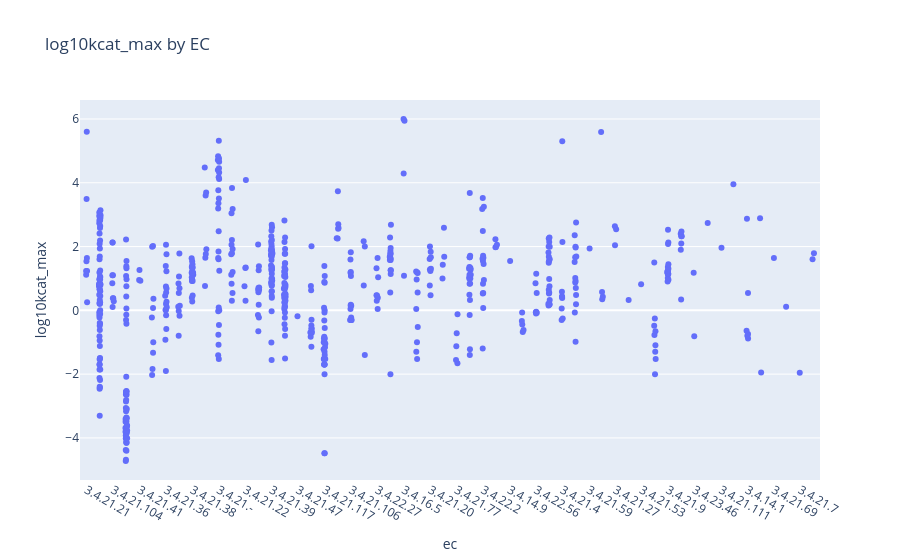

Notebook cell for this chart:
### Code cell
#log10kcat_max by ec 
import plotly.express as px

fig1 = px.strip(
    kcat_df,
    x="ec",
    y="log10kcat_max",
    title="log10kcat_max by EC",
    stripmode='overlay'
)
fig1.show()

### Figure 1 — Plotly figure (JSON) as saved in the notebook; plotly's stock layout.template omitted (floating-point values rounded to 4 significant figures; data arrays with more than 128 entries replaced by an {"elided": "..."} marker saying what was removed)
{"data": [{"alignmentgroup": "True", "boxpoints": "all", "fillcolor": "rgba(255,255,255,0)", "hoveron": "points", "hovertemplate": "ec=%{x}<br>log10kcat_max=%{y}<extra></extra>", "legendgroup": "", "line": {"color": "rgba(255,255,255,0)"}, "marker": {"color": "#636efa"}, "name": "", "offsetgroup": "", "orientation": "v", "pointpos": 0, "showlegend": false, "type": "box", "x": {"elided": "628 str values"}, "x0": " ", "xaxis": "x", "y": {"elided": "628 float values"}, "y0": " ", "yaxis": "y"}], "layout": {"boxmode": "overlay", "legend": {"tracegroupgap": 0}, "title": {"text": "log10kcat_max by EC"}, "xaxis": {"anchor": "y", "domain": [0, 1], "title": {"text": "ec"}}, "yaxis": {"anchor": "x", "domain": [0, 1], "title": {"text": "log10kcat_max"}}}}
